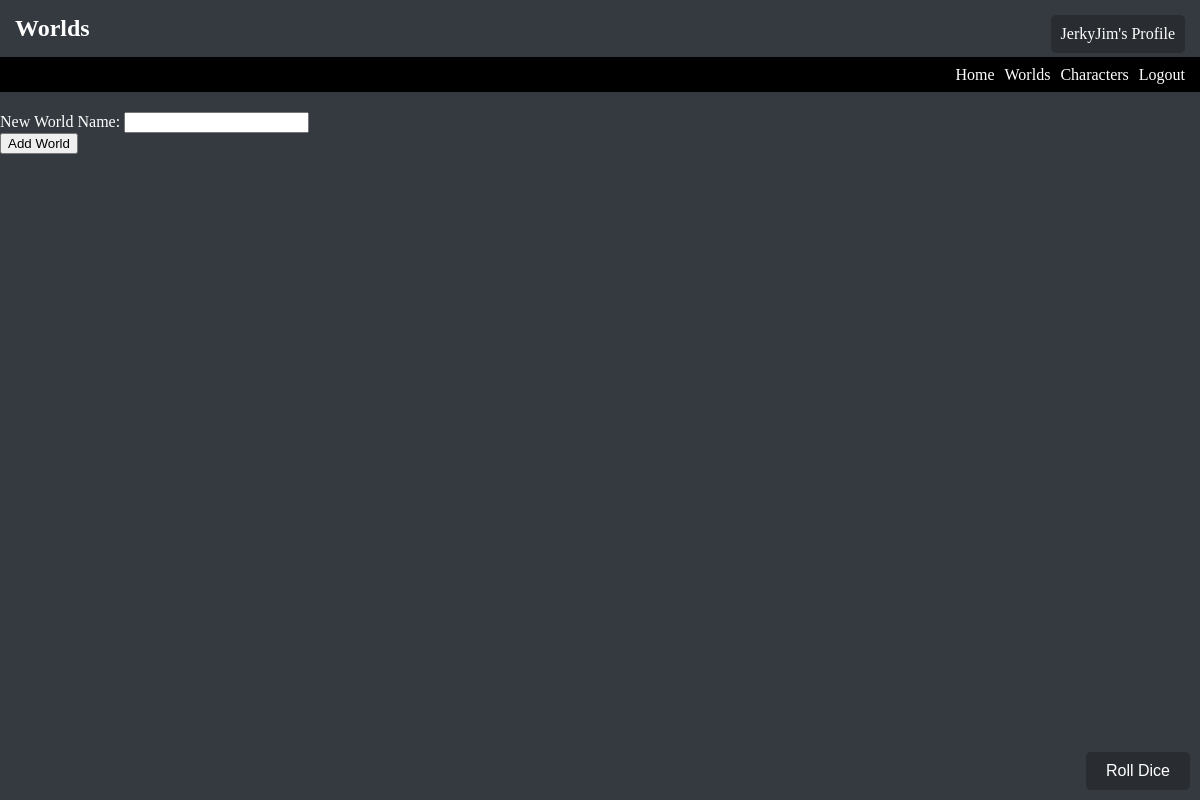
The app's page /worlds (signed in), older data.
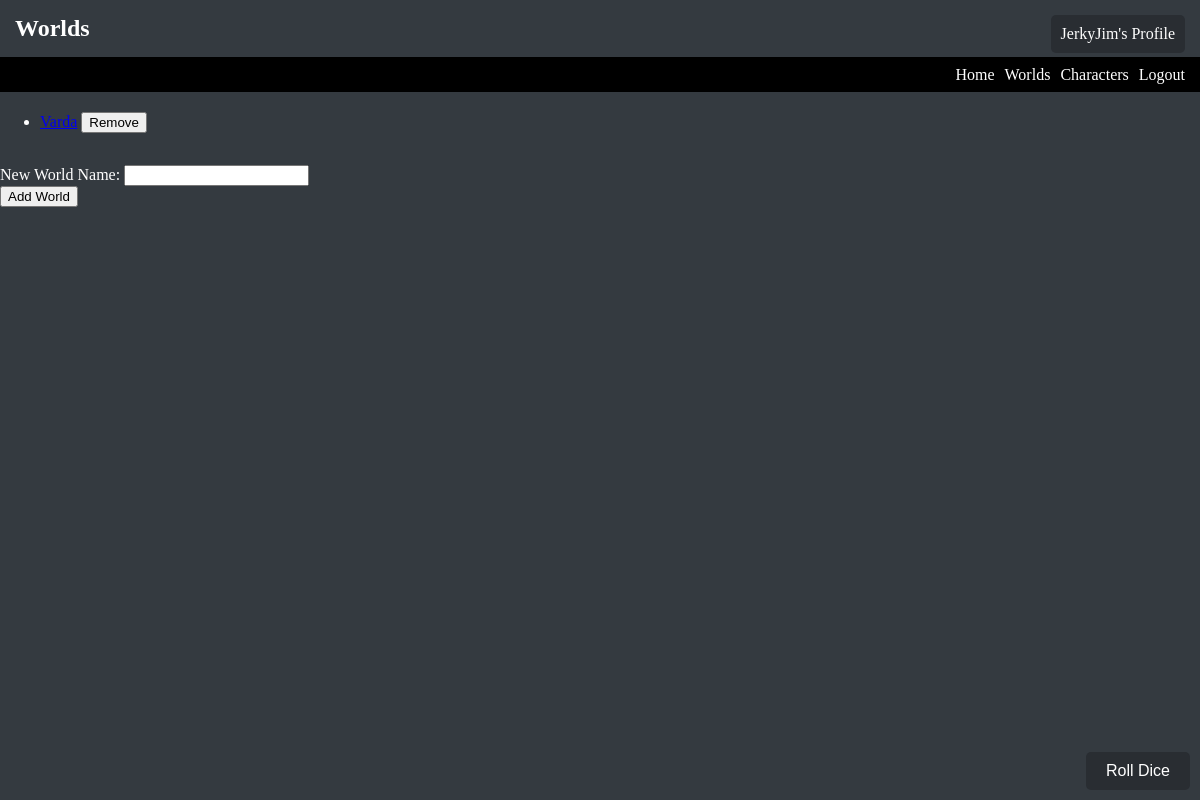
The same page, newer data.
### models.py (models this page shows, shortened)
class User(UserMixin, db.Model):
    id = db.Column(db.Integer, primary_key=True)
    username = db.Column(db.String(100), unique=True, nullable=False)
    password_hash = db.Column(db.String(128), nullable=False)
    created_at = db.Column(db.DateTime, default=datetime.utcnow)
    worlds = db.relationship('World', backref='creator', lazy=True)
    characters = db.relationship('Character', backref='user', lazy=True)

class World(db.Model):
    id = db.Column(db.Integer, primary_key=True)
    name = db.Column(db.String(100), nullable=False)
    description = db.Column(db.Text, nullable=True)
    created_at = db.Column(db.DateTime, default=datetime.utcnow)
    creator_id = db.Column(db.Integer, db.ForeignKey('user.id'), nullable=False)
    characters = db.relationship('Character', backref='world', lazy=True)

### app.py (the view, shortened to what this page needs)
@app.route('/worlds', methods=['GET', 'POST'])
@login_required
def worlds():
    worlds = World.query.all()
    return render_template('worlds.html', worlds=worlds)

### app.py (called while the page is built)
@login_manager.user_loader
def load_user(user_id):
    return User.query.get(int(user_id))

### templates/worlds.html (shortened to what this page needs)
<h1>Worlds</h1>
{% extends "base.html" %}
{% block content %}
    <div class="container">
        <ul>
            {% for world in worlds %}
                <li>
                    <a href="{{ url_for('world_detail', world_id=world.id) }}">{{ world.name }}</a>
                    <form method="post" action="{{ url_for('remove_world', world_id=world.id) }}" style="display: inline-block;">
                        <button type="submit" class="btn btn-danger" onclick="return confirm('Are you sure you want to remove this world?');">Remove</button>
                    </form>
                </li>
            {% endfor %}
        </ul>
        <form method="post" action="{{ url_for('add_world') }}">
            <label for="new_world_name">New World Name:</label>
            <input type="text" id="new_world_name" name="new_world_name" required>
            <br>
            <button type="submit">Add World</button>
        </form>
    </div>
{% endblock %}

### templates/base.html (shortened to what this page needs)
<!DOCTYPE html>
<html lang="en">
<head>
    <link rel="stylesheet" href="{{ url_for('static', filename='css/style.css') }}">
</head>
<body>
    <div class="desktop navbar">
        <div class="navbar-links" id="navbarLinks">
            <a href="{{ url_for('index') }}">Home</a>
            <a href="{{ url_for('worlds') }}">Worlds</a>
            <a href="{{ url_for('character_list') }}">Characters</a>
            {% if current_user.is_authenticated %}
                <a href="{{ url_for('logout') }}">Logout</a>
            {% else %}
                <a href="{{ url_for('login') }}">Login</a>
                <a href="{{ url_for('register') }}">Register</a>
            {% endif %}
        </div>
    </div>
    <div class="container">
        {% block content %}{% endblock %}
    </div>
    {% if current_user.is_authenticated %}
        <a href="{{ url_for('profile') }}" class="profile-button">{{ current_user.username }}'s Profile</a>
    {% endif %}
    {% include 'diceRoller.html' %}
</body>
</html>

### templates/diceRoller.html (shortened to what this page needs)
<button class="btn btn-primary" id="diceRollerBtn" onclick="openDiceRoller()">Roll Dice</button>

### static/css/style.css (style rules this page uses)
body { margin: 0; padding: 0; background-color: #343a40; color: #fff; }
h1 { margin: 0; padding: 15px; font-size: 4vw; }
.navbar { background-color: black; height: 35px; display: flex; align-items: center; padding: 0 10px; }
.navbar a { color: #fff; text-decoration: none; margin: 5px; transition: color 0.3s ease; }
.navbar-links { margin-left: auto; display: flex; overflow: hidden; }
@media screen and (min-width: 768px) { h1 { font-size: 2vw; } }
.container { margin-top: 20px; }
#diceRollerBtn { position: fixed; bottom: 10px; right: 10px; font-size: 16px; padding: 10px 20px; background-color: #292d32; color: #fff; border: none; border-radius: 5px; cursor: pointer; }
.profile-button { position: absolute; top: 15px; right: 15px; padding: 10px; background-color: #292d32; color: #fff; border: none; border-radius: 5px; cursor: pointer; text-decoration: none; }

Row changes from the older to the newer data that the page shows:
added World: name "Varda"
